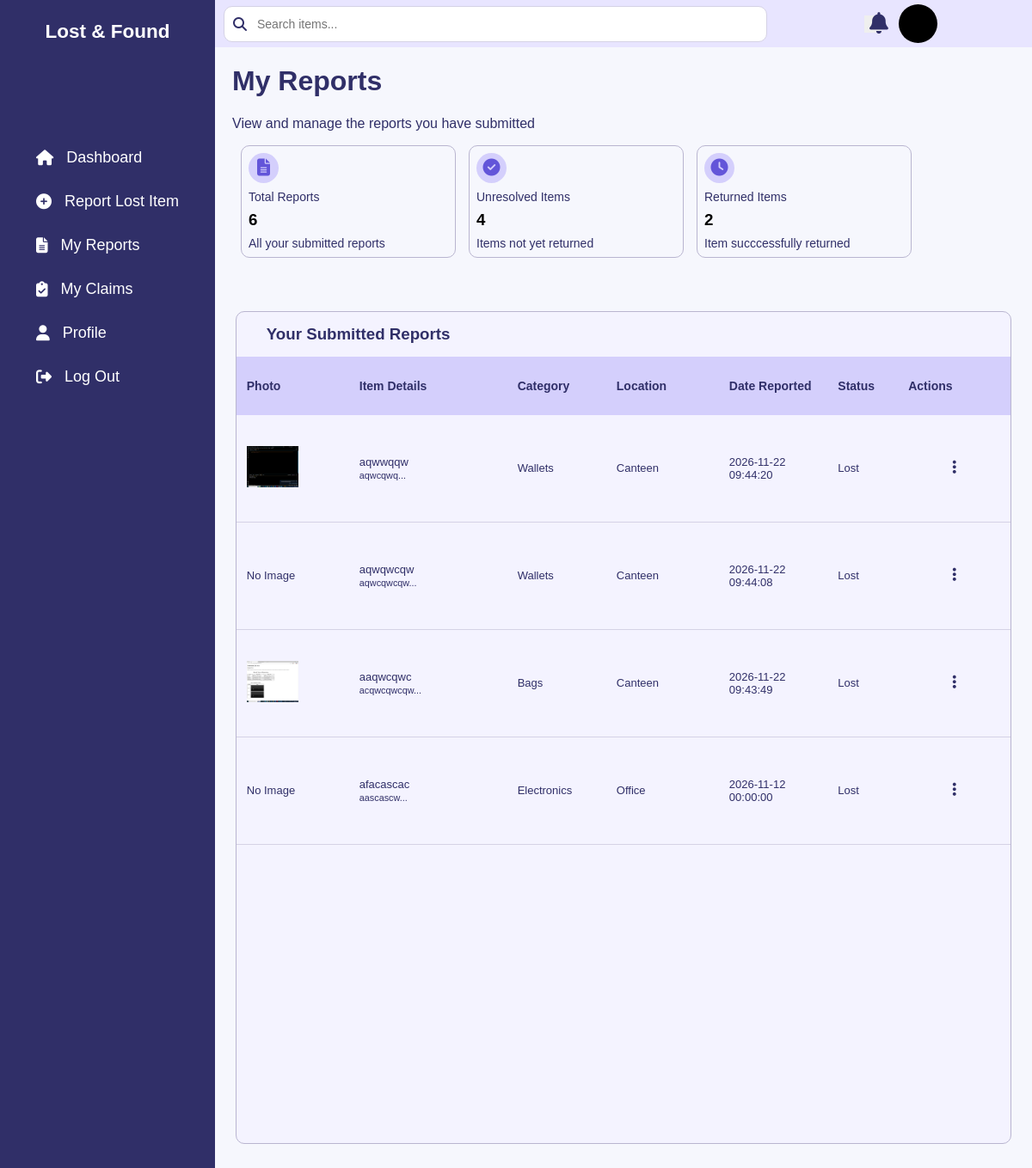
The page /student/My-Reports.php (signed in) on the database its author committed.
### tables this page shows
CREATE TABLE `item` (
  `ItemID` int(11) NOT NULL,
  `UserID` int(11) NOT NULL,
  `CategoryID` int(11) NOT NULL,
  `LocationID` int(11) NOT NULL,
  `ItemName` varchar(100) NOT NULL,
  `Description` text NOT NULL,
  `ReportType` enum('Lost','Found') NOT NULL,
  `DateLost` datetime DEFAULT NULL,
  `DateFound` datetime DEFAULT NULL,
  `Photo` varchar(255) DEFAULT NULL,
  `Status` enum('Lost','Available','Claimed','Returned') NOT NULL,
  `DateReturned` date DEFAULT NULL
);

CREATE TABLE `category` (
  `CategoryID` int(11) NOT NULL,
  `CategoryName` varchar(50) NOT NULL
);

CREATE TABLE `location` (
  `LocationID` int(11) NOT NULL,
  `LocationName` varchar(50) NOT NULL
);

### app/Models/item.php (called while the page is built, shortened)
<?php
    class Item{
        private $conn;
        public function __construct(){
            $database=new Database();
            $this->conn=$database->connection();
        }
        public function countreturn($userID = null){
            $sql= "SELECT COUNT(*) AS total FROM item
            WHERE Status = 'Returned'";
            if ($userID !== null) {
                $sql .= " AND UserID = ?";
                $stmt = $this->conn->prepare($sql);
                $stmt->execute([$userID]);
            } else {
                $stmt = $this->conn->prepare($sql);
                $stmt->execute();
            }
            return $stmt->fetch(PDO::FETCH_ASSOC);
        }
        public function countstatuslost($userID){
            $sql= "SELECT COUNT(*) AS total FROM item
            WHERE Status = 'Lost'
            AND UserID = ?";
            $stmt=$this->conn->prepare($sql);
            $stmt->execute([$userID]);
            return $stmt->fetch(PDO::FETCH_ASSOC);
        }
        public function myreport($userID){
            $sql="SELECT *
            FROM item
            INNER JOIN category ON item.CategoryID = category.CategoryID
            INNER JOIN location ON item.LocationID = location.LocationID
            WHERE item.UserID = :userID
            AND item.ReportType = 'Lost'
            ORDER BY ItemID DESC";
            $stmt=$this->conn->prepare($sql);
            $stmt->execute([':userID' => $userID]);
            return $stmt->fetchAll(PDO::FETCH_ASSOC);
        }
        public function personalcountreport($userID){
            $sql= "SELECT COUNT(*) AS total FROM item
            WHERE ReportType = 'Lost'
            AND UserID = :userID";
            $stmt=$this->conn->prepare($sql);
            $stmt->execute([':userID' => $userID]);
            return $stmt->fetch(PDO::FETCH_ASSOC);
        }
    }

### app/Database.php (called while the page is built, shortened)
<?php
    class Database{
        private $host="localhost";
        private $username="root";
        private $password="";
        private $dbname="lost_and_found";
        public function connection(){
            return new PDO("mysql:host=$this->host;dbname=$this->dbname",$this->username,$this->password,[
                PDO::ATTR_ERRMODE=>PDO::ERRMODE_EXCEPTION
            ]);
        }
    }
?>

### student/My-Reports.php (the view, shortened to what this page needs)
<?php
$itemModel=new Item();
$userID=$_SESSION["UserID"];
 $search = trim($_GET["search"] ?? "");
$item = [];
try{
    if ($search !== "") {
        $item = $itemModel->search($search, $userID);
    } else {
        $item = $itemModel->myreport($userID);
    }
    $totalLost=$itemModel->personalcountreport($userID);
    $totalReturn=$itemModel->countreturn($userID);
    $totalUnresolved=$itemModel->countstatuslost($userID);
}catch(PDOException $e){
    echo $e->getMessage();
}
?>
<!DOCTYPE html>
<html lang="en">
<head>
       <link rel="stylesheet" href="../css/student-dashboard.css">
    <link rel="stylesheet" href="../css/my-report.css">
    <link
    rel="stylesheet"
    href="https://cdnjs.cloudflare.com/ajax/libs/font-awesome/6.5.2/css/all.min.css"
>
</head>
<body>
    <div class="layout">
        <?php include 'C:/xampp/htdocs/LostAndFound/include/student-navbar.php'; ?>
        <main class="dashboard-content">
            <div class="topbar">
                <form method="GET">
               <div class="search">
                <i class="fa-solid fa-magnifying-glass"></i>
                <input type="search" placeholder="Search items..." name="search"
                value="<?php echo htmlspecialchars($_GET['search'] ?? ''); ?>">
</div>
</form>
        <div class="topbar-action">
            <button type="button" class="notification">
                    <i class="fa-solid fa-bell"></i>
                    </button>
                <button type="button" class="circle-profile">
</button>
</div>
</div>
    <div class="title-heading">
        <h1>My Reports</h1>
        <p>View and manage the reports you have submitted</p>
</div>
        <div class="card">
            <div class="card-container">
                <i class="fa-solid fa-file-lines"></i>
                <p>Total Reports</p>
                <h3><?php echo $totalLost["total"]?></h3>
                <p>All your submitted reports</p>
</div>
            <div class="card-container">
                <i class="fa-solid fa-check-circle"></i>
                <p>Unresolved Items</p>
                <h3><?php echo $totalUnresolved["total"]?></h3>
                <p>Items not yet returned</p>
            </div>
            <div class="card-container">
                <i class="fa-solid fa-clock"></i>
                <p>Returned Items</p>
                <h3><?php echo $totalReturn["total"]?></h3>
                <p>Item succcessfully returned</p>
            </div>
        </div>
        <div class="report">
    <div class="submitted-report">
            <div class="report-headings">
            <h3>Your Submitted Reports</h3>
</div>
            <div class="table-container">
            <table>
                <tr>
                    <th>Photo</th>
                    <th>Item Details</th>
                    <th>Category</th>
                    <th>Location</th>
                    <th>Date Reported</th>
                    <th>Status</th>
                    <th>Actions</th>
                </tr>
                <?php
                if(empty($item)){
                ?>
                <tr>
                    <td colspan="7">
                <div class="empty-state">
                <i class="fa-regular fa-folder-open"></i>
                <h3>No Items Yet</h3>
                <p>There are no lost or found items to display.</p>
</div>
</td>
</tr>
                <?php }else{
                        foreach($item as $i){
                ?>
                <tr>
                    <td data-label="Photo"><?php if(!empty($i["Photo"])){?>
                <img src="../pictures/<?= htmlspecialchars($i["Photo"]) ?>"
                         alt="Item Photo" width="60">
                <?php } else { ?>
                    No Image
                <?php } ?></td>
                    <td data-label="Item Name"><?php echo $i["ItemName"]?>
                    <br>
                    <small>
                    <?php echo (substr($i["Description"], 0, 40)) ?>...
                    </small>
                </td>
                    <td data-label="Category"><?php echo $i["CategoryName"]?></td>
                    <td data-label="Location"><?php echo $i["LocationName"]?></td>
                    <td data-label="Date Reported">
    <?php
    if ($i["ReportType"] == "Lost") {
        echo $i["DateLost"];
    } else {
        echo $i["DateFound"];
    }
    ?>
</td>
                    <td data-label="Status"><?php echo $i["Status"]?></td>
                    <td data-label="Action">
    <div class="action-dropdown">
        <button type="button" class="action-btn">
            <i class="fa-solid fa-ellipsis-vertical"></i>
        </button>
    </div>
</td>
                </tr>
                 <?php }}?>
            </table>
</div>
            </div>
</div>
</div>
</body>
</html>

### css/student-dashboard.css (style rules this page uses)
body { font-family: 'Poppins', sans-serif; margin: 0; }
.layout { display: flex; min-height: 100vh; align-items: stretch; }
.dashboard-content { flex: 1; min-width: 0; overflow-x: hidden; min-height: 100vh; box-sizing: border-box; background-color: #F6F7FD; }
.topbar { width: 100%; margin: 0; background-color: #E8E5FF; padding: 5px 10px; box-sizing: border-box; display: flex; justify-content: space-between; align-items: center; }
.search { display: flex; align-items: center; gap: 10px; background-color: #FFFFFF; border: 1px solid #D5D2E5; border-radius: 10px; width: 610px; height: 20px; padding: 10px; opacity: 1; }
.search i { color: #302F68; }
.topbar-action { display: flex; align-items: center; gap: 20px; }
.notification { width: 20px; height: 20px; position: relative; display: flex; align-items: center; font-size: 25px; color: #302F68; margin-left: 0; cursor: pointer; background-color: none; border: none; }
.circle-profile { display: block; width: 45px; height: 45px; min-width: 45px; min-height: 45px; padding: 0; border: none; border-radius: 50%; background-color: black; box-sizing: border-box; flex-shrink: 0; cursor: pointer; margin-right: 100px; }
.search input { border: none; outline: none; width: 100%; font-size: 14px; background: transparent; color: #1A1935; height: 20px; opacity: 1; }
.table-container { width: 100%; max-height: 440px; overflow: auto; }
body { font-family: 'Poppins',sans-serif; }
table { width: 100%; border-collapse: separate; border-spacing: 0; }
th { background-color: #D4CFFC; text-align: left; height: 45px; padding: 0 12px; color: #302F68; font-size: 14px; white-space: nowrap; }
table th { position: sticky; top: 0; background-color: #D4CFFC; z-index: 2; }
td { padding: 12px; font-size: 13px; border-bottom: 1px solid #D5D2E5; color: #302F68; }
th { font-size: 15px; }
table tr th:nth-child(1) { width: 70px; }
table tr th:nth-child(2) { width: 150px; }
table tr th:nth-child(3) { width: 85px; }
table tr th:nth-child(4) { width: 30px; }
table tr th:nth-child(5) { width: 70px; }
table tr th:nth-child(6) { width: 50px; }
table tr th:nth-child(7) { width: 60px; }

### css/style.css (style rules this page uses)
html, body { margin: 0; min-height: 100%; }
body { min-height: 100vh; }
.layout { display: flex; min-height: 100vh; align-items: stretch; }

### rows shown on the page
item: Photo (picture), ItemName "aqwwqqw", Description "aqwcqwq", CategoryID.CategoryName "Wallets", LocationID.LocationName "Canteen", DateLost "2026-11-22 09:44:20", Status "Lost"
item: shows "No Image", ItemName "aqwqwcqw", Description "aqwcqwcqw", CategoryID.CategoryName "Wallets", LocationID.LocationName "Canteen", DateLost "2026-11-22 09:44:08", Status "Lost"
item: Photo (picture), ItemName "aaqwcqwc", Description "acqwcqwcqw", CategoryID.CategoryName "Bags", LocationID.LocationName "Canteen", DateLost "2026-11-22 09:43:49", Status "Lost"
item: shows "No Image", ItemName "afacascac", Description "aascascw", CategoryID.CategoryName "Electronics", LocationID.LocationName "Office", DateLost "2026-11-12 00:00:00", Status "Lost"

### other values the page prints
$totalLost["total"] "6"
$totalUnresolved["total"] "4"
$totalReturn["total"] "2"
